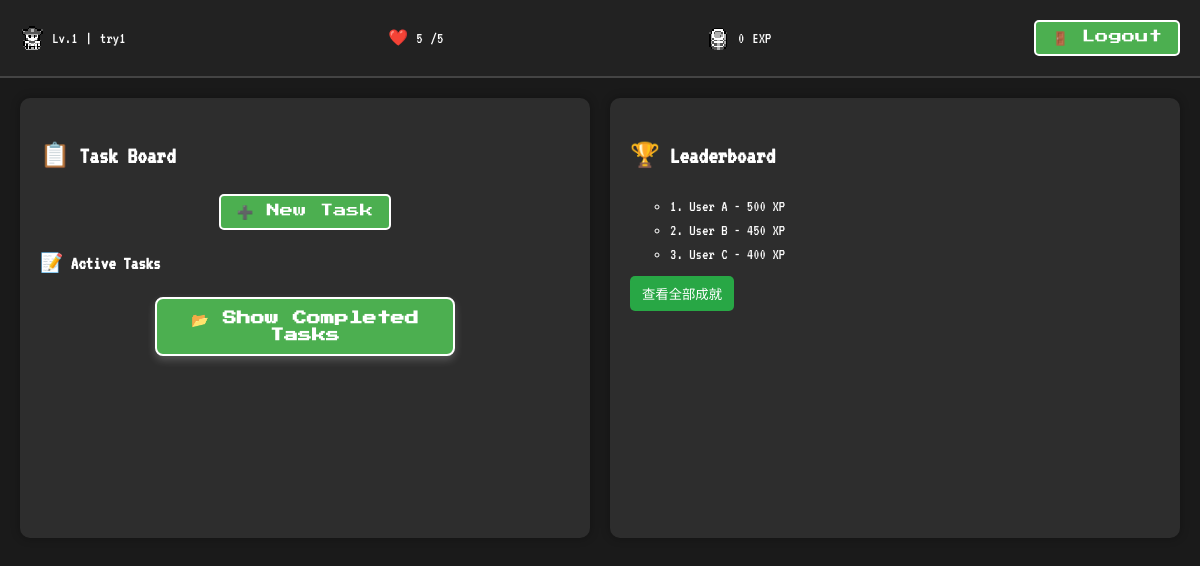
/dashboard/ (signed in), run on the app's committed database.
### timehero/models.py (models this page shows, shortened)
class User(AbstractUser):
    level = models.IntegerField(default=1)
    exp = models.IntegerField(default=0)
    hp = models.IntegerField(default=5)
    achievements = models.ManyToManyField('Achievement', through='AchievementProgress')
    groups = models.ManyToManyField(Group,
                                    verbose_name='groups',
                                    blank=True,
                                    help_text='The groups this user belongs to. A user will get all permissions granted to each of their groups.',
                                    related_name="timehero_user_groups",
                                    related_query_name="user",)
    user_permissions = models.ManyToManyField(Permission,
                                    verbose_name='user permissions',
                                    blank=True,
                                    help_text='Specific permissions for this user.',
                                    related_name="timehero_user_permissions",
                                    related_query_name="user",)
    security_question = models.CharField(max_length=255, blank=True)
    security_answer = models.CharField(max_length=255, blank=True)
    email = models.EmailField(unique=True)
    security_answer_attempts = models.IntegerField(default=0)
    is_locked = models.BooleanField(default=False)
    last_attempt_time = models.DateTimeField(null=True, blank=True)

### timehero/views.py (the view)
# urls.py: path("dashboard/", dashboard_view, name="dashboard"),
@login_required  # 确保用户必须登录才能访问
def dashboard_view(request):
    tasks = Task.objects.filter(user=request.user)  # 获取当前用户的任务
    tasks = process_tasks_for_dashboard(tasks)
    return render(request, "dashboard.html")

### timehero/services.py (called while the page is built, shortened)
def process_tasks_for_dashboard(tasks):
    return tasks

### timehero/templates/dashboard.html (shortened to what this page needs)
{% load static %}
<!DOCTYPE html>
<html lang="en">
<head>
    <link rel="stylesheet" href="{% static 'css/pixel.css' %}">
    <link rel="stylesheet" href="{% static 'css/dashboard.css' %}">
    <link rel="stylesheet" href="https://cdn.jsdelivr.net/npm/flatpickr/dist/flatpickr.min.css">
</head>
<body>
    <div class="status-bar">
        <div class="status-item">
            <img src="{% static 'sprites/hero.png' %}" class="pixel-icon">
            <span id="level">Lv.{{ user.level }}</span> | <span>{{ user.username }}</span>
        </div>
        <div class="status-item">
            ❤️ <span id="hp">{{ user.hp }}</span>/5
        </div>
        <div class="status-item">
            <img src="{% static 'sprites/coins.png' %}" class="pixel-icon">
            <span id="exp">{{ user.exp }}</span> EXP
        </div>
        <div class="status-item logout">
            <form action="{% url 'logout' %}?next={% url 'index' %}" method="post">
                <button type="submit" class="pixel-btn logout-btn">🚪 Logout</button>
            </form>
        </div>
    </div>
    <div class="main-content flex">
        <div class="task-board" id="task-board">
            <h2 class="pixel-title">📋 Task Board</h2>
            <button class="pixel-btn" onclick="openTaskModal()">➕ New Task</button>
            <div class="task-list-container">
                <div id="active-tasks">
                    <h3>📝 Active Tasks</h3>
                </div>
                <button class="pixel-btn toggle-completed-btn" onclick="toggleCompletedTasks()">📂 Show Completed
                    Tasks</button>
            </div>
        </div>
        <div id="leaderboard-container" class="task-board">
            <h2 class="pixel-title">🏆 Leaderboard</h2>
            <ul class="leaderboard">
                <ul>
                    <li>1. User A - 500 XP</li>
                    <li>2. User B - 450 XP</li>
                    <li>3. User C - 400 XP</li>
                </ul>
                <button class="achievements-button">查看全部成就</button>
        </div>
    </div>
</body>
</html>

### timehero/static/css/pixel.css (style rules this page uses)
body { background: #f4f0f0; color: #8bc34a; font-family: 'Press Start 2P', cursive; font-size: 16px; line-height: 1.5; display: flex; flex-direction: column; justify-content: center; align-items: center; height: 100vh; margin: 0; }
.pixel-btn,.complete-task-btn, .toggle-completed-btn { display: block; margin: 10px auto; text-decoration: none; text-align: center; color: white; background-color: #4CAF50; border: 2px solid #fff; border-radius: 5px; padding: 8px 16px; font-family: 'Press Start 2P', cursive; }
.pixel-icon { width: 24px; height: 24px; image-rendering: pixelated; }

### timehero/static/css/dashboard.css (style rules this page uses)
body { display: block; background: #1a1a1a; color: white; font-family: 'VT323', monospace; font-size: 16px; margin: 0; padding: 0; }
.status-bar { display: flex; justify-content: space-between; align-items: center; background: #222; padding: 10px 20px; font-size: 16px; width: 100%; border-bottom: 2px solid #444; box-sizing: border-box; overflow: hidden; }
.status-item { display: flex; align-items: center; gap: 8px; }
.main-content { display: flex; justify-content: space-between; align-items: flex-start; flex: 1; padding: 20px; gap: 20px; overflow: auto; }
#task-board, #leaderboard-container { flex: 1; padding: 20px; background: #2d2d2d; border-radius: 10px; box-shadow: 0 0 10px rgba(0, 0, 0, 0.3); min-height: 400px; }
.leaderboard { list-style: none; padding-left: 0; }
.task-list-container { margin-top: 20px; }
.complete-task-btn, .toggle-completed-btn { width: 90%; max-width: 300px; padding: 12px; font-size: 14px; color: white; background-color: #4CAF50; border: 2px solid #fff; font-weight: bold; border-radius: 8px; cursor: pointer; text-align: center; display: flex; justify-content: center; align-items: center; margin: 10px auto; box-shadow: 0px 4px 8px rgba(255, 255, 255, 0.2); }
.achievements-button { align-self: flex-end; margin-top: 10px; padding: 8px 12px; background: #28a745; color: white; border: none; border-radius: 5px; cursor: pointer; }

### data on the page
User: level "1", username "try1", hp "5", exp "0"
